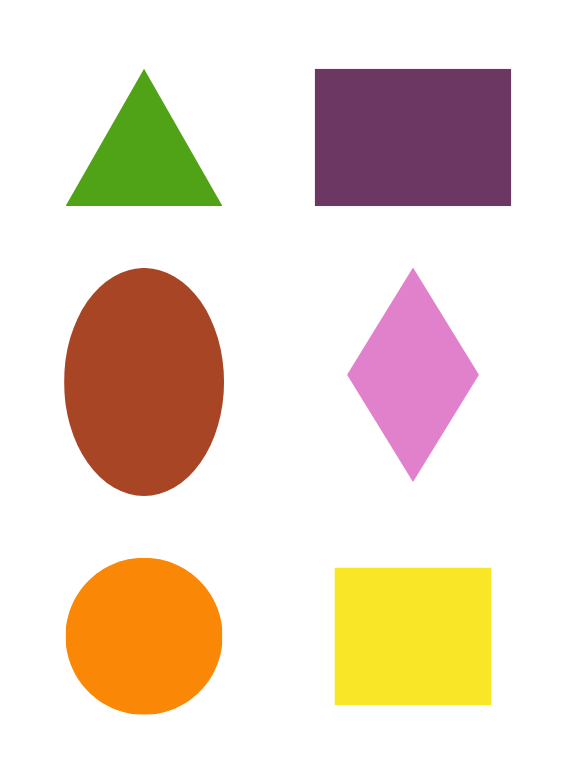
#> input picture Tangram/Assets/formas.png, 579 x 777 px
$ python tangramdetection.py
#> lines starting #> are read from the running program, lines starting #| are printed output that depends on the picture; after the words box and inside, x2 and y2 are one past the last pixel; in counts of white or black regions, pixels touching at a corner belong together
import numpy as np
import cv2

# Carregar a imagem
img = cv2.imread('Assets/formas.png')
#> img is the input picture: shape (777, 579, 3); mean B, G, R 203.5, 218.7, 235

# Verifica se a imagem foi carregada corretamente
if img is None:
    print("Erro: Não foi possível carregar a imagem.")
    exit()

# Converter para HSV
hsv = cv2.cvtColor(img, cv2.COLOR_BGR2HSV)
#> hsv: shape (777, 579, 3); mean H, S, V 18.2, 49.7, 237

# Definir intervalo de azul
lower_blue = np.array([20, 100, 100])
upper_blue = np.array([30, 255, 255])

# Criar máscara para o azul
mask = cv2.inRange(hsv, lower_blue, upper_blue)
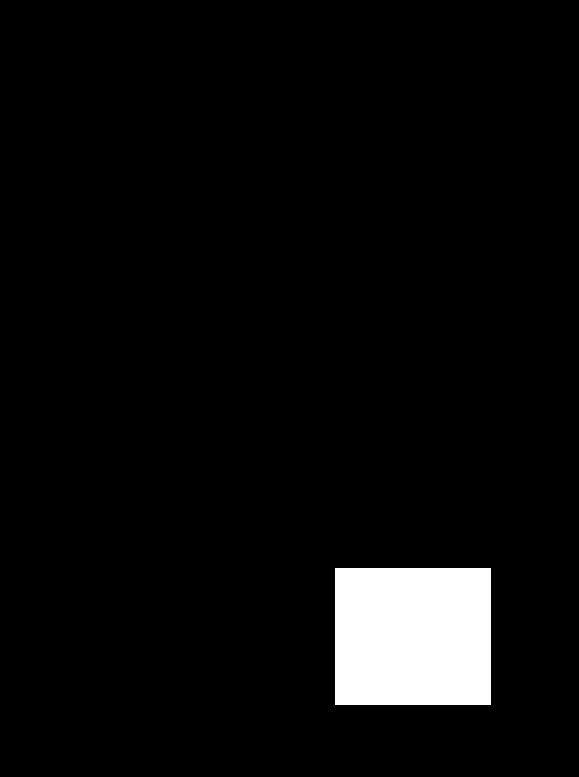
#> mask: shape (777, 579); 4.8% white; 1 white region, box (x1, y1, x2, y2) and area: (335, 568, 491, 705) 21372

# Converter a máscara para escala de cinza para a detecção de cantos
#> (the run stopped early here; a loop or call above may not have finished)
